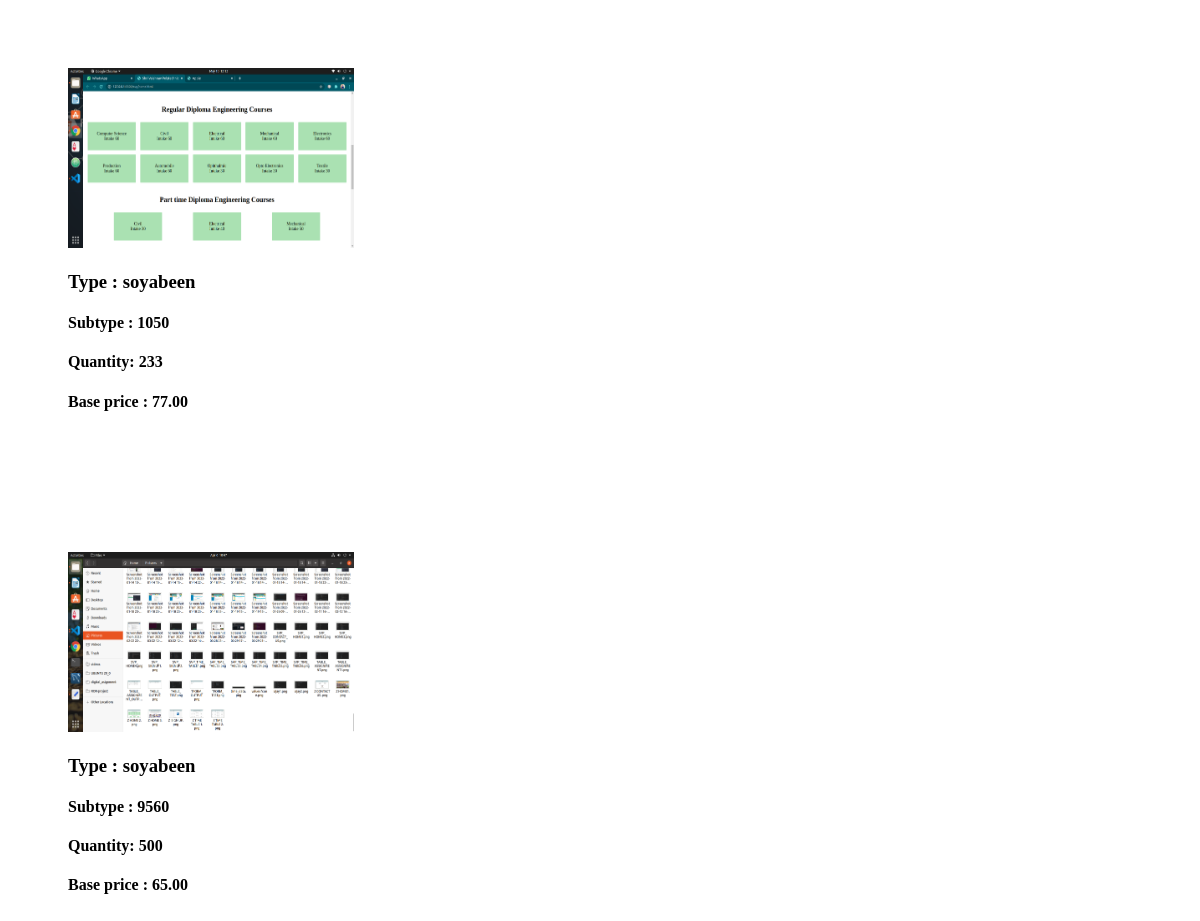
The app's page /mandi/businessman_home/bidding_products/soyabeen, older data.
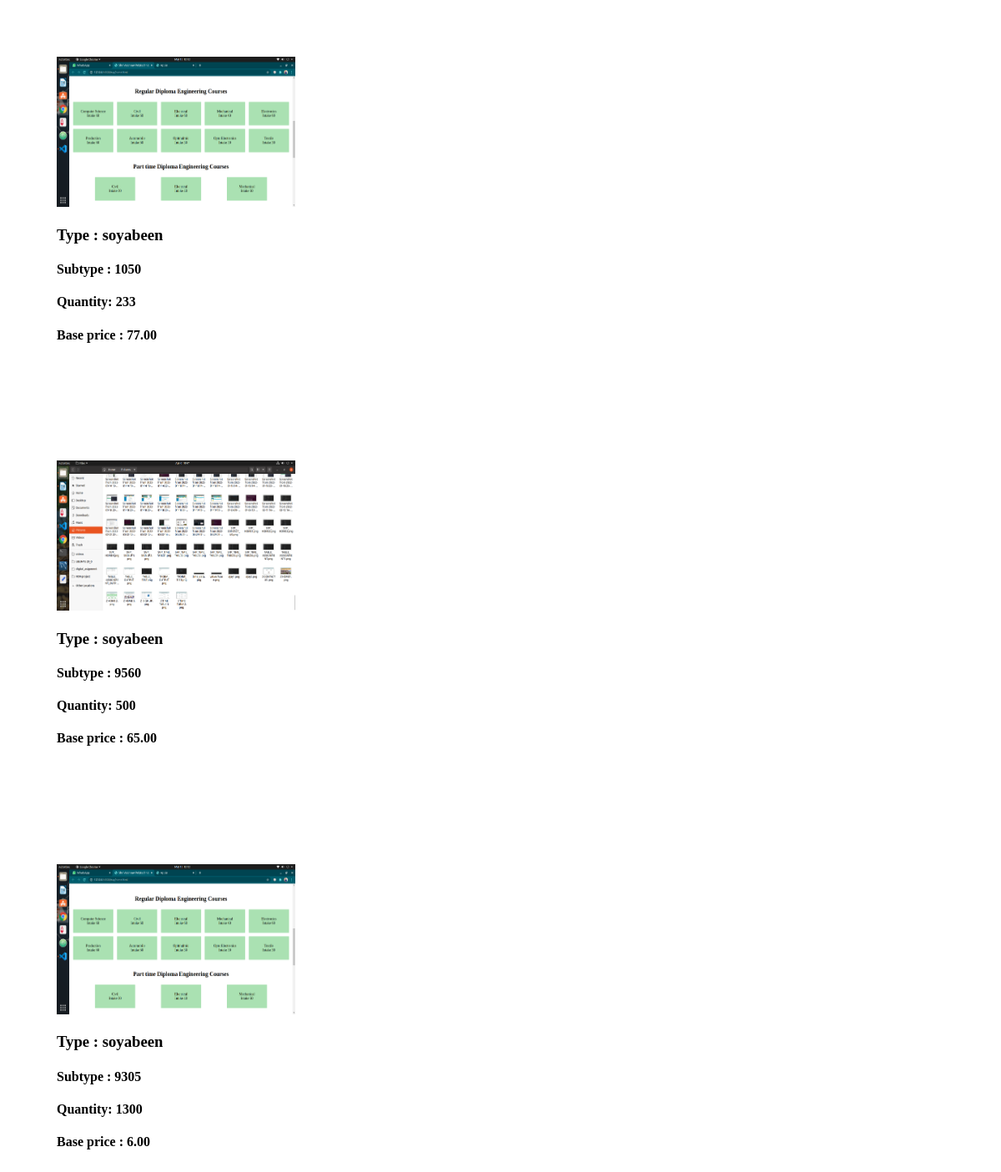
The same page, newer data.
### mainapp/models.py (models this page shows)
class Product_details(models.Model):
    product_type = models.CharField(max_length=30)
    subtype = models.CharField(max_length=30)   # here choice field
    quantity = models.IntegerField()
    district_name = models.CharField(max_length=30)  # here choice field
    base_price = models.DecimalField(max_digits=100, decimal_places=2)
    description = models.CharField(max_length=300 )
    product_image1 = models.FileField(upload_to='images')
    product_image2 = models.FileField(upload_to='images')
    product_video = models.FileField(upload_to='videos')
    farmer = models.ForeignKey(Farmers_detail, on_delete=models.CASCADE)

### mainapp/views.py (the view)
# urls.py: path("businessman_home/bidding_products/<str:product>",views.bidding_products, name='bidding_products' ),
def bidding_products(request, product):
    print(product)
    queryset = Product_details.objects.filter(product_type=product)
    list(queryset)
    return render(request, 'bidding_products.html', {'queryset':queryset, 'product': product})

### mainapp/templates/bidding_products.html (shortened to what this page needs)
<!DOCTYPE html>
<html lang="en">
<head>
</head>
<body>
        {% load static %}
        {% if queryset %}
            {% for i in queryset %}
            <div class= 'main' style='padding: 60px;'>
                <div class="card" style="width: 18rem;">
                    <img class="card-img-top" src="{{ i.product_image1.url }}" alt="image" width='286px' height='180px'>
                    <h3>Type : {{i.product_type}}</h3>
                    <h4>Subtype : {{i.subtype}}</h4>
                    <h4>Quantity: {{i.quantity}}</h4>
                    <h4>Base price : {{i.base_price}}</h4>
                </div>
            </div>
            {% endfor %}
        {% else %}
            <h1>We don't have {{product}} now.</h1>
        {% endif %}
</body>
</html>

Row changes from the older to the newer data that the page shows:
added Product_details: product_image1 (picture), product_type "soyabeen", subtype "9305", quantity "1300", base_price "6.00"
